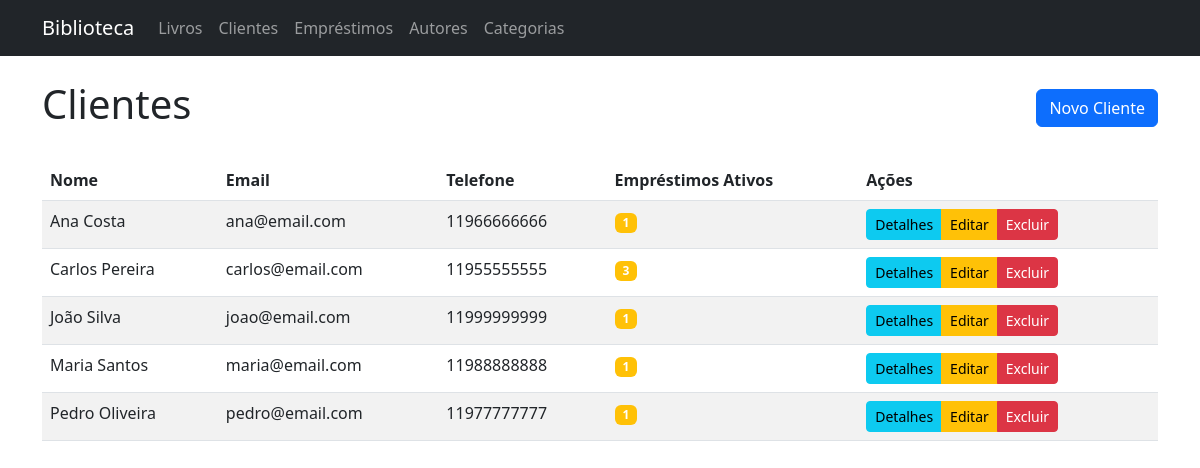
/clients/, run on the app's committed database.
### app/models/entities/client.py (models this page shows, shortened)
class Client(db.Model):
    __tablename__ = 'clients'
    id = db.Column(db.Integer, primary_key=True)
    email = db.Column(db.String(100), nullable=False, unique=True)
    name = db.Column(db.String(100), nullable=False)
    phone = db.Column(db.String(20))
    loans = db.relationship('Loan', backref='client', lazy=True)
    @property
    def active_loans_count(self):
        return sum(1 for loan in self.loans if loan.end is None)

### app/models/entities/loan.py (models this page shows, shortened)
class Loan(db.Model):
    __tablename__ = 'loans'
    id = db.Column(db.Integer, primary_key=True)
    id_client = db.Column(db.Integer, db.ForeignKey('clients.id'), nullable=False)
    start = db.Column(db.DateTime, default=datetime.utcnow)
    end = db.Column(db.DateTime)
    expected_end = db.Column(db.DateTime)
    books = db.relationship('BookLoan', backref='loan', lazy=True, cascade="all, delete-orphan")

### app/controllers/client_controller.py (the view)
@client_bp.route('/')
def index():
    clients = ClientService.get_all_clients()
    return render_template('clients/index.html', clients=clients)

### app/repositories/client_repository.py (called while the page is built)
    @staticmethod
    def get_all():
        return Client.query.order_by(Client.name).all()

### app/services/client_service.py (called while the page is built)
    @staticmethod
    def get_all_clients():
        return ClientRepository.get_all()

### app/templates/clients/index.html (shortened to what this page needs)
{% extends "base.html" %}
{% block content %}
<div class="d-flex justify-content-between align-items-center mb-4">
    <h1>Clientes</h1>
    <a href="{{ url_for('client_controller.create') }}" class="btn btn-primary">Novo Cliente</a>
</div>
<div class="table-responsive">
    <table class="table table-striped table-hover">
        <thead>
            <tr>
                <th>Nome</th>
                <th>Email</th>
                <th>Telefone</th>
                <th>Empréstimos Ativos</th>
                <th>Ações</th>
            </tr>
        </thead>
        <tbody>
            {% for client in clients %}
            <tr>
                <td>{{ client.name }}</td>
                <td>{{ client.email }}</td>
                <td>{{ client.phone }}</td>
                <td>
                    <span class="badge {% if client.active_loans_count > 0 %}bg-warning{% else %}bg-success{% endif %}">
                        {{ client.active_loans_count }}
                    </span>
                </td>
                <td>
                    <div class="btn-group" role="group">
                        <a href="{{ url_for('client_controller.show', id=client.id) }}" class="btn btn-info btn-sm">Detalhes</a>
                        <a href="{{ url_for('client_controller.edit', id=client.id) }}" class="btn btn-warning btn-sm">Editar</a>
                        <a href="{{ url_for('client_controller.delete', id=client.id) }}" class="btn btn-danger btn-sm" onclick="return confirm('Tem certeza que deseja excluir este cliente?')">Excluir</a>
                    </div>
                </td>
            </tr>
            {% endfor %}
        </tbody>
    </table>
</div>
{% endblock %}

### data on the page
Client: name "Ana Costa", email "ana@email.com", phone "11966666666", active_loans_count "1"
Client: name "Carlos Pereira", email "carlos@email.com", phone "11955555555", active_loans_count "3"
Client: name "João Silva", email "joao@email.com", phone "11999999999", active_loans_count "1"
Client: name "Maria Santos", email "maria@email.com", phone "11988888888", active_loans_count "1"
Client: name "Pedro Oliveira", email "pedro@email.com", phone "11977777777", active_loans_count "1"
